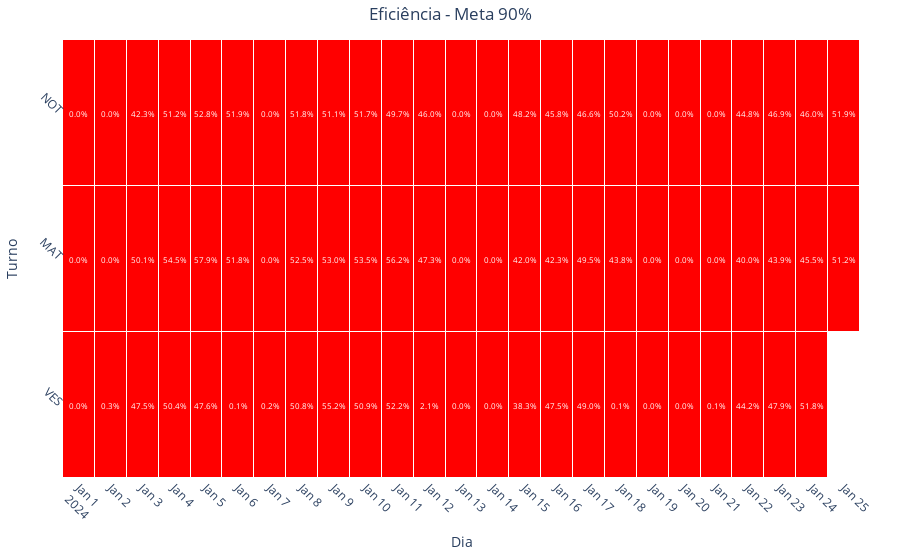

The notebook cell this image was saved under:
### Code cell
graph_heatmap_eff(df_eff, 90)
test(df_eff, 90)

### Figure 1 — Plotly figure (JSON) as saved in the notebook; plotly's stock layout.template omitted (floating-point values rounded to 4 significant figures)
{"data": [{"colorscale": [[0, "red"], [0.9, "red"], [0.9, "green"], [1, "green"]], "hoverongaps": false, "hovertemplate": "Turno: %{y}<br>Dia: %{x}<br>Valor: %{z:.1%}", "showscale": false, "type": "heatmap", "x": ["2024-01-01", "2024-01-02", "2024-01-03", "2024-01-04", "2024-01-05", "2024-01-06", "2024-01-07", "2024-01-08", "2024-01-09", "2024-01-10", "2024-01-11", "2024-01-12", "2024-01-13", "2024-01-14", "2024-01-15", "2024-01-16", "2024-01-17", "2024-01-18", "2024-01-19", "2024-01-20", "2024-01-21", "2024-01-22", "2024-01-23", "2024-01-24", "2024-01-25"], "xgap": 1, "y": ["VES", "MAT", "NOT"], "ygap": 1, "z": [[0, 0.002906, 0.4754, 0.504, 0.4763, 0.0008564, 0.001657, 0.5083, 0.5524, 0.5087, 0.5216, 0.02051, 0, 0.0001209, 0.3834, 0.4754, 0.4898, 0.001053, 0, 0, 0.0009827, 0.4417, 0.4787, 0.5184, null], [0, 0, 0.5012, 0.545, 0.5787, 0.5184, 0, 0.5247, 0.5297, 0.535, 0.5616, 0.4732, 0, 0, 0.4204, 0.4231, 0.4949, 0.438, 0, 0, 0, 0.3998, 0.4392, 0.4554, 0.5117], [0, 0, 0.4231, 0.5122, 0.5285, 0.5188, 0, 0.5184, 0.5113, 0.5173, 0.4972, 0.4601, 0, 0, 0.4817, 0.458, 0.4659, 0.5023, 0, 0, 1.512e-05, 0.4481, 0.469, 0.4597, 0.5188]], "zmax": 1, "zmin": 0}], "layout": {"annotations": [{"font": {"color": "white", "size": 8}, "showarrow": false, "text": "0.0%", "x": "2024-01-01", "y": "VES"}, {"font": {"color": "white", "size": 8}, "showarrow": false, "text": "0.3%", "x": "2024-01-02", "y": "VES"}, {"font": {"color": "white", "size": 8}, "showarrow": false, "text": "47.5%", "x": "2024-01-03", "y": "VES"}, {"font": {"color": "white", "size": 8}, "showarrow": false, "text": "50.4%", "x": "2024-01-04", "y": "VES"}, {"font": {"color": "white", "size": 8}, "showarrow": false, "text": "47.6%", "x": "2024-01-05", "y": "VES"}, {"font": {"color": "white", "size": 8}, "showarrow": false, "text": "0.1%", "x": "2024-01-06", "y": "VES"}, {"font": {"color": "white", "size": 8}, "showarrow": false, "text": "0.2%", "x": "2024-01-07", "y": "VES"}, {"font": {"color": "white", "size": 8}, "showarrow": false, "text": "50.8%", "x": "2024-01-08", "y": "VES"}, {"font": {"color": "white", "size": 8}, "showarrow": false, "text": "55.2%", "x": "2024-01-09", "y": "VES"}, {"font": {"color": "white", "size": 8}, "showarrow": false, "text": "50.9%", "x": "2024-01-10", "y": "VES"}, {"font": {"color": "white", "size": 8}, "showarrow": false, "text": "52.2%", "x": "2024-01-11", "y": "VES"}, {"font": {"color": "white", "size": 8}, "showarrow": false, "text": "2.1%", "x": "2024-01-12", "y": "VES"}, {"font": {"color": "white", "size": 8}, "showarrow": false, "text": "0.0%", "x": "2024-01-13", "y": "VES"}, {"font": {"color": "white", "size": 8}, "showarrow": false, "text": "0.0%", "x": "2024-01-14", "y": "VES"}, {"font": {"color": "white", "size": 8}, "showarrow": false, "text": "38.3%", "x": "2024-01-15", "y": "VES"}, {"font": {"color": "white", "size": 8}, "showarrow": false, "text": "47.5%", "x": "2024-01-16", "y": "VES"}, {"font": {"color": "white", "size": 8}, "showarrow": false, "text": "49.0%", "x": "2024-01-17", "y": "VES"}, {"font": {"color": "white", "size": 8}, "showarrow": false, "text": "0.1%", "x": "2024-01-18", "y": "VES"}, {"font": {"color": "white", "size": 8}, "showarrow": false, "text": "0.0%", "x": "2024-01-19", "y": "VES"}, {"font": {"color": "white", "size": 8}, "showarrow": false, "text": "0.0%", "x": "2024-01-20", "y": "VES"}, {"font": {"color": "white", "size": 8}, "showarrow": false, "text": "0.1%", "x": "2024-01-21", "y": "VES"}, {"font": {"color": "white", "size": 8}, "showarrow": false, "text": "44.2%", "x": "2024-01-22", "y": "VES"}, {"font": {"color": "white", "size": 8}, "showarrow": false, "text": "47.9%", "x": "2024-01-23", "y": "VES"}, {"font": {"color": "white", "size": 8}, "showarrow": false, "text": "51.8%", "x": "2024-01-24", "y": "VES"}, {"font": {"color": "white", "size": 8}, "showarrow": false, "text": "nan%", "x": "2024-01-25", "y": "VES"}, {"font": {"color": "white", "size": 8}, "showarrow": false, "text": "0.0%", "x": "2024-01-01", "y": "MAT"}, {"font": {"color": "white", "size": 8}, "showarrow": false, "text": "0.0%", "x": "2024-01-02", "y": "MAT"}, {"font": {"color": "white", "size": 8}, "showarrow": false, "text": "50.1%", "x": "2024-01-03", "y": "MAT"}, {"font": {"color": "white", "size": 8}, "showarrow": false, "text": "54.5%", "x": "2024-01-04", "y": "MAT"}, {"font": {"color": "white", "size": 8}, "showarrow": false, "text": "57.9%", "x": "2024-01-05", "y": "MAT"}, {"font": {"color": "white", "size": 8}, "showarrow": false, "text": "51.8%", "x": "2024-01-06", "y": "MAT"}, {"font": {"color": "white", "size": 8}, "showarrow": false, "text": "0.0%", "x": "2024-01-07", "y": "MAT"}, {"font": {"color": "white", "size": 8}, "showarrow": false, "text": "52.5%", "x": "2024-01-08", "y": "MAT"}, {"font": {"color": "white", "size": 8}, "showarrow": false, "text": "53.0%", "x": "2024-01-09", "y": "MAT"}, {"font": {"color": "white", "size": 8}, "showarrow": false, "text": "53.5%", "x": "2024-01-10", "y": "MAT"}, {"font": {"color": "white", "size": 8}, "showarrow": false, "text": "56.2%", "x": "2024-01-11", "y": "MAT"}, {"font": {"color": "white", "size": 8}, "showarrow": false, "text": "47.3%", "x": "2024-01-12", "y": "MAT"}, {"font": {"color": "white", "size": 8}, "showarrow": false, "text": "0.0%", "x": "2024-01-13", "y": "MAT"}, {"font": {"color": "white", "size": 8}, "showarrow": false, "text": "0.0%", "x": "2024-01-14", "y": "MAT"}, {"font": {"color": "white", "size": 8}, "showarrow": false, "text": "42.0%", "x": "2024-01-15", "y": "MAT"}, {"font": {"color": "white", "size": 8}, "showarrow": false, "text": "42.3%", "x": "2024-01-16", "y": "MAT"}, {"font": {"color": "white", "size": 8}, "showarrow": false, "text": "49.5%", "x": "2024-01-17", "y": "MAT"}, {"font": {"color": "white", "size": 8}, "showarrow": false, "text": "43.8%", "x": "2024-01-18", "y": "MAT"}, {"font": {"color": "white", "size": 8}, "showarrow": false, "text": "0.0%", "x": "2024-01-19", "y": "MAT"}, {"font": {"color": "white", "size": 8}, "showarrow": false, "text": "0.0%", "x": "2024-01-20", "y": "MAT"}, {"font": {"color": "white", "size": 8}, "showarrow": false, "text": "0.0%", "x": "2024-01-21", "y": "MAT"}, {"font": {"color": "white", "size": 8}, "showarrow": false, "text": "40.0%", "x": "2024-01-22", "y": "MAT"}, {"font": {"color": "white", "size": 8}, "showarrow": false, "text": "43.9%", "x": "2024-01-23", "y": "MAT"}, {"font": {"color": "white", "size": 8}, "showarrow": false, "text": "45.5%", "x": "2024-01-24", "y": "MAT"}, {"font": {"color": "white", "size": 8}, "showarrow": false, "text": "51.2%", "x": "2024-01-25", "y": "MAT"}, {"font": {"color": "white", "size": 8}, "showarrow": false, "text": "0.0%", "x": "2024-01-01", "y": "NOT"}, {"font": {"color": "white", "size": 8}, "showarrow": false, "text": "0.0%", "x": "2024-01-02", "y": "NOT"}, {"font": {"color": "white", "size": 8}, "showarrow": false, "text": "42.3%", "x": "2024-01-03", "y": "NOT"}, {"font": {"color": "white", "size": 8}, "showarrow": false, "text": "51.2%", "x": "2024-01-04", "y": "NOT"}, {"font": {"color": "white", "size": 8}, "showarrow": false, "text": "52.8%", "x": "2024-01-05", "y": "NOT"}, {"font": {"color": "white", "size": 8}, "showarrow": false, "text": "51.9%", "x": "2024-01-06", "y": "NOT"}, {"font": {"color": "white", "size": 8}, "showarrow": false, "text": "0.0%", "x": "2024-01-07", "y": "NOT"}, {"font": {"color": "white", "size": 8}, "showarrow": false, "text": "51.8%", "x": "2024-01-08", "y": "NOT"}, {"font": {"color": "white", "size": 8}, "showarrow": false, "text": "51.1%", "x": "2024-01-09", "y": "NOT"}, {"font": {"color": "white", "size": 8}, "showarrow": false, "text": "51.7%", "x": "2024-01-10", "y": "NOT"}, {"font": {"color": "white", "size": 8}, "showarrow": false, "text": "49.7%", "x": "2024-01-11", "y": "NOT"}, {"font": {"color": "white", "size": 8}, "showarrow": false, "text": "46.0%", "x": "2024-01-12", "y": "NOT"}, {"font": {"color": "white", "size": 8}, "showarrow": false, "text": "0.0%", "x": "2024-01-13", "y": "NOT"}, {"font": {"color": "white", "size": 8}, "showarrow": false, "text": "0.0%", "x": "2024-01-14", "y": "NOT"}, {"font": {"color": "white", "size": 8}, "showarrow": false, "text": "48.2%", "x": "2024-01-15", "y": "NOT"}, {"font": {"color": "white", "size": 8}, "showarrow": false, "text": "45.8%", "x": "2024-01-16", "y": "NOT"}, {"font": {"color": "white", "size": 8}, "showarrow": false, "text": "46.6%", "x": "2024-01-17", "y": "NOT"}, {"font": {"color": "white", "size": 8}, "showarrow": false, "text": "50.2%", "x": "2024-01-18", "y": "NOT"}, {"font": {"color": "white", "size": 8}, "showarrow": false, "text": "0.0%", "x": "2024-01-19", "y": "NOT"}, {"font": {"color": "white", "size": 8}, "showarrow": false, "text": "0.0%", "x": "2024-01-20", "y": "NOT"}, {"font": {"color": "white", "size": 8}, "showarrow": false, "text": "0.0%", "x": "2024-01-21", "y": "NOT"}, {"font": {"color": "white", "size": 8}, "showarrow": false, "text": "44.8%", "x": "2024-01-22", "y": "NOT"}, {"font": {"color": "white", "size": 8}, "showarrow": false, "text": "46.9%", "x": "2024-01-23", "y": "NOT"}, {"font": {"color": "white", "size": 8}, "showarrow": false, "text": "46.0%", "x": "2024-01-24", "y": "NOT"}, {"font": {"color": "white", "size": 8}, "showarrow": false, "text": "51.9%", "x": "2024-01-25", "y": "NOT"}], "margin": {"b": 40, "l": 40, "r": 40, "t": 40}, "plot_bgcolor": "white", "title": {"text": "Eficiência - Meta 90%", "x": 0.5}, "xaxis": {"nticks": 31, "tickangle": 45, "tickmode": "linear", "ticktext": [1, 2, 3, 4, 5, 6, 7, 8, 9, 10, 11, 12, 13, 14, 15, 16, 17, 18, 19, 20, 21, 22, 23, 24, 25, 26, 27, 28, 29, 30, 31], "tickvals": [1, 2, 3, 4, 5, 6, 7, 8, 9, 10, 11, 12, 13, 14, 15, 16, 17, 18, 19, 20, 21, 22, 23, 24, 25, 26, 27, 28, 29, 30, 31], "title": {"text": "Dia"}}, "yaxis": {"tickangle": 45, "tickmode": "linear", "title": {"text": "Turno"}}}}
